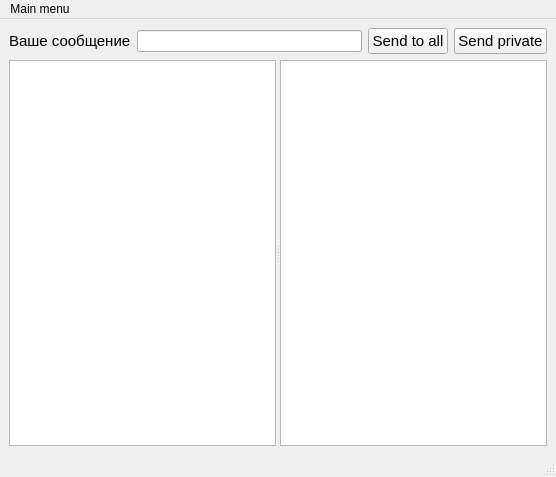
<?xml version="1.0" encoding="UTF-8"?>
<ui version="4.0">
 <class>MainWindow</class>
 <widget class="QMainWindow" name="MainWindow">
  <property name="geometry">
   <rect>
    <x>0</x>
    <y>0</y>
    <width>556</width>
    <height>477</height>
   </rect>
  </property>
  <property name="windowTitle">
   <string>MainWindow</string>
  </property>
  <widget class="QWidget" name="centralwidget">
   <layout class="QVBoxLayout" name="verticalLayout" stretch="0,1">
    <item>
     <layout class="QHBoxLayout" name="horizontalLayout">
      <item>
       <widget class="QLabel" name="label">
        <property name="font">
         <font>
          <pointsize>11</pointsize>
         </font>
        </property>
        <property name="text">
         <string>Ваше сообщение</string>
        </property>
       </widget>
      </item>
      <item>
       <widget class="QLineEdit" name="messageLineEdit"/>
      </item>
      <item>
       <widget class="QPushButton" name="sendMessageBatton">
        <property name="font">
         <font>
          <pointsize>11</pointsize>
         </font>
        </property>
        <property name="text">
         <string>Send to all</string>
        </property>
       </widget>
      </item>
      <item>
       <widget class="QPushButton" name="privateMessageSendButton">
        <property name="font">
         <font>
          <pointsize>11</pointsize>
         </font>
        </property>
        <property name="text">
         <string>Send private</string>
        </property>
       </widget>
      </item>
     </layout>
    </item>
    <item>
     <widget class="QSplitter" name="splitter">
      <property name="orientation">
       <enum>Qt::Horizontal</enum>
      </property>
      <widget class="QTextBrowser" name="commonChatBrowser"/>
      <widget class="QTextBrowser" name="privateChatBrowser"/>
     </widget>
    </item>
   </layout>
  </widget>
  <widget class="QMenuBar" name="menubar">
   <property name="geometry">
    <rect>
     <x>0</x>
     <y>0</y>
     <width>556</width>
     <height>26</height>
    </rect>
   </property>
   <widget class="QMenu" name="menuMain_menu">
    <property name="title">
     <string>Main menu</string>
    </property>
    <addaction name="separator"/>
    <addaction name="actionOpen_another_client"/>
    <addaction name="actionCloseClient"/>
   </widget>
   <addaction name="menuMain_menu"/>
  </widget>
  <widget class="QStatusBar" name="statusbar"/>
  <action name="actionOpen_another_client">
   <property name="text">
    <string>Open another client</string>
   </property>
  </action>
  <action name="actionCloseClient">
   <property name="text">
    <string>Close this client</string>
   </property>
  </action>
 </widget>
 <resources/>
 <connections/>
</ui>
